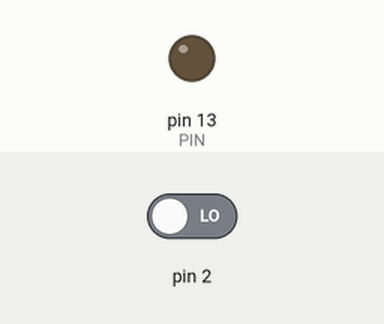
Bench run of a sketch on a simulated Arduino Uno, built with avr-gcc and run on an emulated ATmega328P. Parts: output pins drawn as LEDs (lit = HIGH). The test bench sets the inputs (shaded band); at power-on: pin 2 LOW.

Above: at 1.2 s.
1.3 s: pin 2 driven HIGH
At 2.5 s:
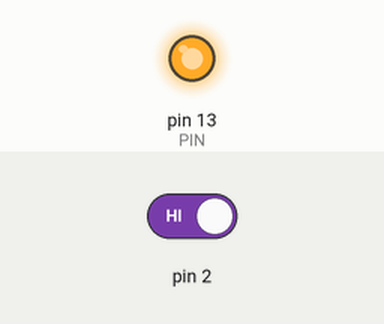
Timing chart, 0 to 4.3 s (numbered marks = the images above; inputs shaded):
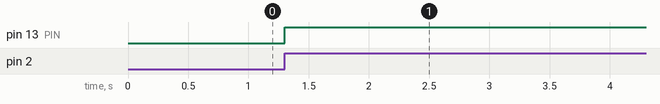

Measured:
- after the input at 1.3 s, pin 13 (PIN): LOW → HIGH at once

The sketch:

prerivanie.ino
```cpp
#define PIN 13
boolean position = 0;

void setup() {
  Serial.begin(9600);
  pinMode(PIN, OUTPUT);
  attachInterrupt(0, deistvie, RISING); // attachInterrupt(порт прерывания, выполняемая подпрограмма, условие прерывания);
  /*
  порт прерывания:
    arduino UNO:
      0 - 2 pin;
      1 - 3 pin;
    arduino MEGA:
      0 - 2  pin;
      1 - 3  pin;
      2 - 21 pin;
      3 - 20 pin;
      4 - 19 pin;
      5 - 18 pin;
  условие прерывания:
    LOW      – выполняется по низкому уровню сигнала, когда на контакте нулевое значение. Прерывание может циклично повторяться – например, при нажатой кнопке;
    CHANGE   – по фронту, прерывание происходит при изменении сигнала с высокого на низкий или наоборот. Выполняется один раз при любой смене сигнала;
    RISING   – выполнение прерывания один раз при изменении сигнала от LOW к HIGH;
    FALLING  – выполнение прерывания один раз при изменении сигнала от HIGH к LOW.
  */
}

void loop() {

}

void deistvie() {
  //position != position;
  if (position == 0) position = 1;
  else position = 0;
  digitalWrite(PIN, position);
}
```
